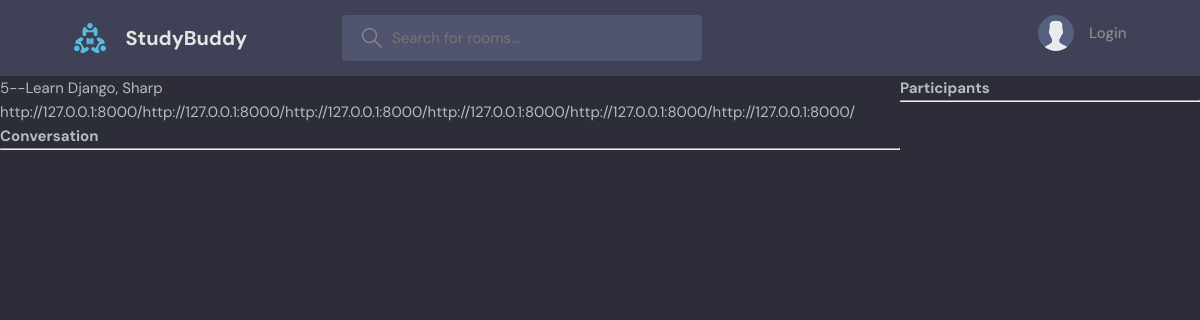
/room/5/, run on the app's committed database.
### base/models.py (models this page shows, shortened)
class Room(models.Model):
    host = models.ForeignKey(User, on_delete = models.SET_NULL, null = True)
    topic = models.ForeignKey(Topic, on_delete = models.SET_NULL, null = True)
    name = models.CharField(max_length = 200)
    description = models.TextField(null = True, blank = True)
    participants = models.ManyToManyField(User, related_name='participants', blank=True)
    updated = models.DateTimeField(auto_now = True)
    created = models.DateTimeField(auto_now_add = True)
    class Meta:
        ordering = ['-updated', '-created']

### base/views.py (the view, shortened to what this page needs)
# urls.py: path('room/<str:pk>/', views.room, name='room'),
def room(request, pk):
    room = Room.objects.get(id=pk)
    room_messages = room.message_set.all().order_by('-created')
    participants = room.participants.all()
    context = {'room': room, 'room_messages': room_messages, 'participants': participants}
    return render(request, 'base/room.html', context)

### base/templates/base/room.html (shortened to what this page needs)
{% extends 'main.html' %}
{% block content %}
<div class="room-container">
    <div>
        {{room.id}}--{{room.name}}
        <p>{{room.description}}</p>
        <div class="comment-wrapper">
            <h3>Conversation</h3>
            <hr>
        </div>
    </div>
    <div>
        <h3>Participants</h3>
        <hr>
    </div>
</div>
{% endblock %}

### static/styles/style.css (style rules this page uses)
:root { --color-main: #71c6dd; --color-main-light: #e1f6fb; --color-dark: #3f4156; --color-dark-medium: #51546e; --color-dark-light: #696d97; --color-light: #e5e5e5; --color-gray: #8b8b8b; --color-light-gray: #b2bdbd; --color-bg: #2d2d39; --color-success: #5dd693; --color-error: #fc4b0b; }
* { font-family: "DM Sans", -apple-system, BlinkMacSystemFont, "Segoe UI", Roboto, Oxygen, Ubuntu, Cantarell, "Open Sans", "Helvetica Neue", sans-serif; margin: 0; padding: 0; box-sizing: border-box; text-rendering: optimizeLegibility; font-size: inherit; }
html { font-size: 56.25%; }
@media only screen and (min-width: 1200px) { html { font-size: 62.5%; } }
body { line-height: 1.6; font-weight: 400; font-size: 1.5rem; color: var(--color-light-gray); background-color: var(--color-bg); min-height: 100vh; }

### base/templates/base/room.html (style rules this page uses)
.room-container { display: grid; grid-template-columns: 3fr 1fr; }

### data on the page
Room: id "5", name "Learn Django, Sharp", description "http://127.0.0.1:8000/http://127.0.0.1:8000/http://127.0.0.1:8000/http://127.0.0.1:8000/http://127.0.0.1:8000/http://127.0.0.1:8000/"
